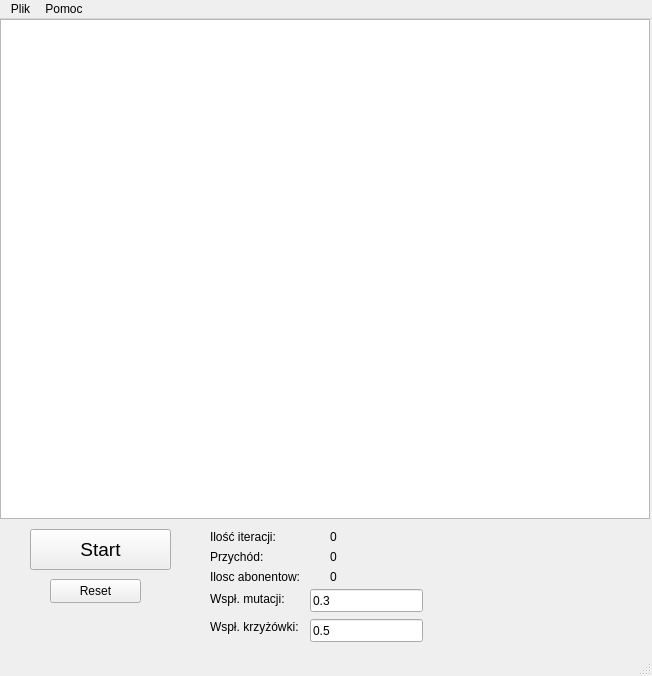
<?xml version="1.0" encoding="UTF-8"?>
<ui version="4.0">
 <class>MainWindow</class>
 <widget class="QMainWindow" name="MainWindow">
  <property name="geometry">
   <rect>
    <x>0</x>
    <y>0</y>
    <width>652</width>
    <height>676</height>
   </rect>
  </property>
  <property name="windowTitle">
   <string>MainWindow</string>
  </property>
  <widget class="QWidget" name="centralWidget">
   <widget class="QGraphicsView" name="graphicsView">
    <property name="geometry">
     <rect>
      <x>0</x>
      <y>0</y>
      <width>650</width>
      <height>500</height>
     </rect>
    </property>
    <property name="sceneRect">
     <rectf>
      <x>0.000000000000000</x>
      <y>0.000000000000000</y>
      <width>630.000000000000000</width>
      <height>480.000000000000000</height>
     </rectf>
    </property>
   </widget>
   <widget class="QPushButton" name="pushButton">
    <property name="geometry">
     <rect>
      <x>30</x>
      <y>510</y>
      <width>141</width>
      <height>41</height>
     </rect>
    </property>
    <property name="font">
     <font>
      <pointsize>14</pointsize>
     </font>
    </property>
    <property name="text">
     <string>Start</string>
    </property>
   </widget>
   <widget class="QLabel" name="label">
    <property name="geometry">
     <rect>
      <x>210</x>
      <y>510</y>
      <width>91</width>
      <height>16</height>
     </rect>
    </property>
    <property name="text">
     <string>Ilość iteracji:</string>
    </property>
   </widget>
   <widget class="QLabel" name="label_2">
    <property name="geometry">
     <rect>
      <x>330</x>
      <y>510</y>
      <width>201</width>
      <height>16</height>
     </rect>
    </property>
    <property name="text">
     <string>0</string>
    </property>
   </widget>
   <widget class="QLabel" name="label_3">
    <property name="geometry">
     <rect>
      <x>210</x>
      <y>530</y>
      <width>71</width>
      <height>16</height>
     </rect>
    </property>
    <property name="text">
     <string>Przychód:</string>
    </property>
   </widget>
   <widget class="QLabel" name="label_4">
    <property name="geometry">
     <rect>
      <x>330</x>
      <y>530</y>
      <width>171</width>
      <height>16</height>
     </rect>
    </property>
    <property name="text">
     <string>0</string>
    </property>
   </widget>
   <widget class="QLabel" name="label_5">
    <property name="geometry">
     <rect>
      <x>210</x>
      <y>550</y>
      <width>101</width>
      <height>16</height>
     </rect>
    </property>
    <property name="text">
     <string>Ilosc abonentow:</string>
    </property>
   </widget>
   <widget class="QLabel" name="label_6">
    <property name="geometry">
     <rect>
      <x>330</x>
      <y>550</y>
      <width>171</width>
      <height>16</height>
     </rect>
    </property>
    <property name="text">
     <string>0</string>
    </property>
   </widget>
   <widget class="QPushButton" name="pushButton_2">
    <property name="geometry">
     <rect>
      <x>50</x>
      <y>560</y>
      <width>91</width>
      <height>24</height>
     </rect>
    </property>
    <property name="text">
     <string>Reset</string>
    </property>
   </widget>
   <widget class="QLineEdit" name="lineEdit">
    <property name="geometry">
     <rect>
      <x>310</x>
      <y>570</y>
      <width>113</width>
      <height>23</height>
     </rect>
    </property>
    <property name="text">
     <string>0.3</string>
    </property>
   </widget>
   <widget class="QLineEdit" name="lineEdit_2">
    <property name="geometry">
     <rect>
      <x>310</x>
      <y>600</y>
      <width>113</width>
      <height>23</height>
     </rect>
    </property>
    <property name="text">
     <string>0.5</string>
    </property>
   </widget>
   <widget class="QLabel" name="label_7">
    <property name="geometry">
     <rect>
      <x>210</x>
      <y>570</y>
      <width>81</width>
      <height>20</height>
     </rect>
    </property>
    <property name="text">
     <string>Wspł. mutacji:</string>
    </property>
   </widget>
   <widget class="QLabel" name="label_8">
    <property name="geometry">
     <rect>
      <x>210</x>
      <y>600</y>
      <width>101</width>
      <height>16</height>
     </rect>
    </property>
    <property name="text">
     <string>Wspł. krzyżówki:</string>
    </property>
   </widget>
  </widget>
  <widget class="QStatusBar" name="statusBar"/>
  <widget class="QMenuBar" name="menuBar">
   <property name="geometry">
    <rect>
     <x>0</x>
     <y>0</y>
     <width>652</width>
     <height>21</height>
    </rect>
   </property>
   <widget class="QMenu" name="menuPlik">
    <property name="title">
     <string>Plik</string>
    </property>
    <addaction name="actionOtw_rz_Obraz"/>
    <addaction name="actionZamknij"/>
   </widget>
   <widget class="QMenu" name="menuPomoc">
    <property name="title">
     <string>Pomoc</string>
    </property>
    <addaction name="actionO_Autorze"/>
   </widget>
   <addaction name="menuPlik"/>
   <addaction name="menuPomoc"/>
  </widget>
  <action name="actionZamknij">
   <property name="text">
    <string>Zamknij</string>
   </property>
  </action>
  <action name="actionO_Autorze">
   <property name="text">
    <string>O Autorze</string>
   </property>
  </action>
  <action name="actionOtw_rz_Obraz">
   <property name="text">
    <string>Otwórz Obraz</string>
   </property>
  </action>
 </widget>
 <layoutdefault spacing="6" margin="11"/>
 <resources/>
 <connections/>
</ui>
